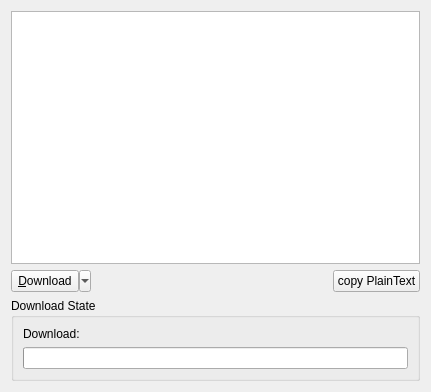
<?xml version="1.0" encoding="UTF-8"?>
<ui version="4.0">
 <class>ListView</class>
 <widget class="QWidget" name="ListView">
  <property name="geometry">
   <rect>
    <x>0</x>
    <y>0</y>
    <width>431</width>
    <height>392</height>
   </rect>
  </property>
  <property name="windowTitle">
   <string>Result List-View</string>
  </property>
  <layout class="QGridLayout" name="gridLayout">
   <item row="1" column="2">
    <widget class="QPushButton" name="copyButton">
     <property name="text">
      <string>copy PlainText</string>
     </property>
    </widget>
   </item>
   <item row="1" column="1">
    <spacer name="horizontalSpacer">
     <property name="orientation">
      <enum>Qt::Horizontal</enum>
     </property>
     <property name="sizeHint" stdset="0">
      <size>
       <width>40</width>
       <height>20</height>
      </size>
     </property>
    </spacer>
   </item>
   <item row="0" column="0" colspan="3">
    <widget class="QListView" name="listView"/>
   </item>
   <item row="2" column="0" colspan="3">
    <widget class="QGroupBox" name="groupBox">
     <property name="title">
      <string>Download State</string>
     </property>
     <layout class="QGridLayout" name="gridLayout_2">
      <item row="0" column="0">
       <widget class="QLabel" name="statusLabel">
        <property name="text">
         <string>Download:</string>
        </property>
       </widget>
      </item>
      <item row="0" column="1">
       <widget class="QLabel" name="statusView">
        <property name="sizePolicy">
         <sizepolicy hsizetype="Expanding" vsizetype="Preferred">
          <horstretch>0</horstretch>
          <verstretch>0</verstretch>
         </sizepolicy>
        </property>
       </widget>
      </item>
      <item row="1" column="0" colspan="2">
       <widget class="QProgressBar" name="progressBar"/>
      </item>
     </layout>
    </widget>
   </item>
   <item row="1" column="0">
    <widget class="QToolButton" name="downloadButton">
     <property name="sizePolicy">
      <sizepolicy hsizetype="Minimum" vsizetype="Minimum">
       <horstretch>0</horstretch>
       <verstretch>0</verstretch>
      </sizepolicy>
     </property>
     <property name="text">
      <string>&amp;Download</string>
     </property>
     <property name="popupMode">
      <enum>QToolButton::MenuButtonPopup</enum>
     </property>
    </widget>
   </item>
  </layout>
 </widget>
 <resources/>
 <connections/>
</ui>
